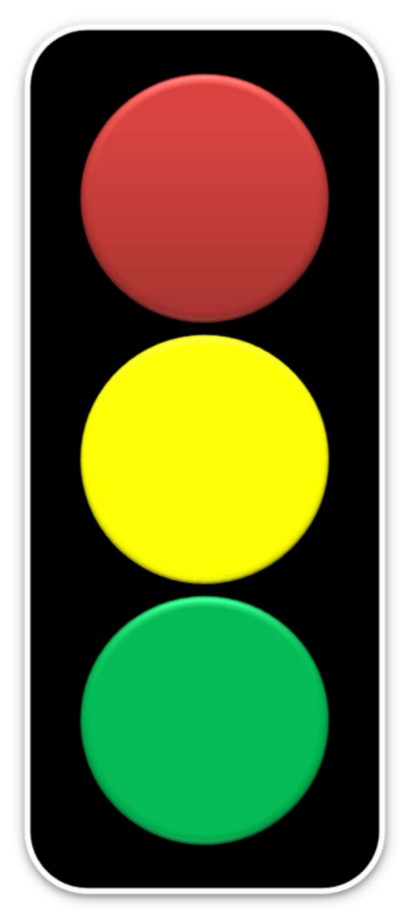
#> input picture hw3/light.png, 409 x 915 px
$ python 11.py
#> lines starting #> are read from the running program, lines starting #| are printed output that depends on the picture; after the words box and inside, x2 and y2 are one past the last pixel; in counts of white or black regions, pixels touching at a corner belong together
import numpy as np

import cv2

import imutils


image =cv2.imread("light.png")
#> image is the input picture: shape (915, 409, 3); mean B, G, R 71.2, 115.9, 110.1

image = imutils.resize(image, width=400)
#> image: shape (894, 400, 3)

#cv2.imshow("canvas", image)
lower_green= np.array ([70,200,100])

upper_green = np.array([90,255,190])

hsv = cv2.cvtColor(image, cv2.COLOR_BGR2HSV)
#> hsv: shape (894, 400, 3); mean H, S, V 16.2, 95.3, 133.4
cv2.imshow("hsv",hsv)
mask= cv2.inRange(hsv,lower_green,upper_green)
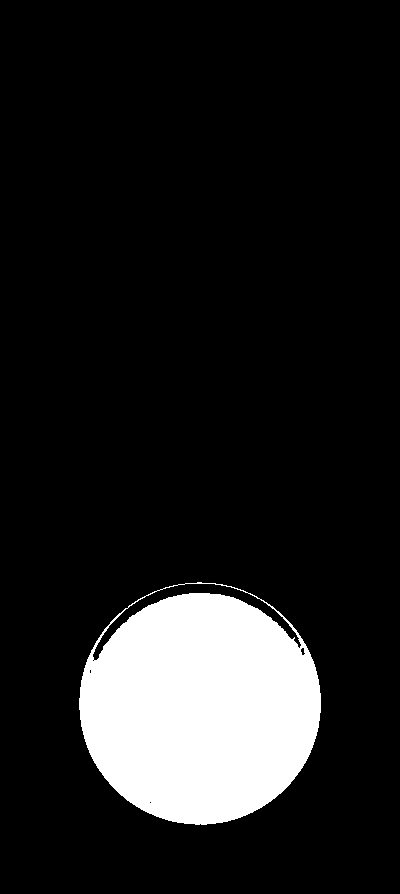
#> mask: shape (894, 400); 12.3% white; 1 white region

result=cv2.bitwise_and(hsv, hsv, mask=mask)
#> result: shape (894, 400, 3); mean H, S, V 9.1, 30, 22.6

#cv2.imshow("filtered",result)


#cv2.imshow("mask", hsv)
cnts = cv2.findContours(mask.copy(), cv2.RETR_EXTERNAL,
		cv2.CHAIN_APPROX_SIMPLE)
#> cnts = 1 contour; box (x1, y1, x2, y2) and area: (79, 582, 321, 825) 45618
cnts = imutils.grab_contours(cnts)
center = None

if len(cnts) >0:
	c = max(cnts,key = cv2.contourArea)
#> c = contour of 351 points, box (x1, y1, x2, y2) (79, 582, 321, 825), area 45618
	((x, y), radius) = cv2.minEnclosingCircle(c)
#> x = 199.5; y = 703; radius = 121.2
	M = cv2.moments(c)
#> M = moments, m00 45617.5, centre m10/m00, m01/m00 = (199.6, 703)
	center = (int(M["m10"] / M["m00"]), int(M["m01"] / M["m00"]))
#> center = (199, 703)

	if radius > 10:
		cv2.circle(image, (int(x), int(y)), int(radius),(0, 125, 255), 2)
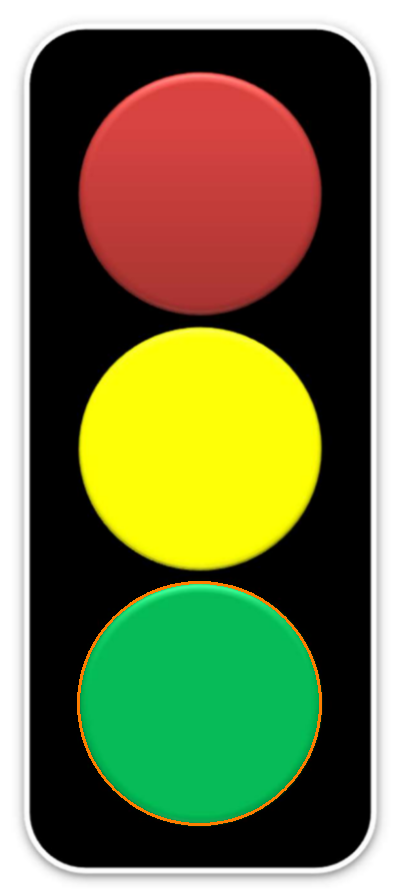
#> image: shape (894, 400, 3); mean B, G, R 70.9, 116.1, 111.7
		cv2.circle(image,center,5,(0,0,255),-1)
#> image: shape (894, 400, 3); 0.02% of pixels changed, all inside (x1, y1, x2, y2) = (194, 698, 205, 709)
cv2.imshow("circle_with",image)


cv2.waitKey(0)
